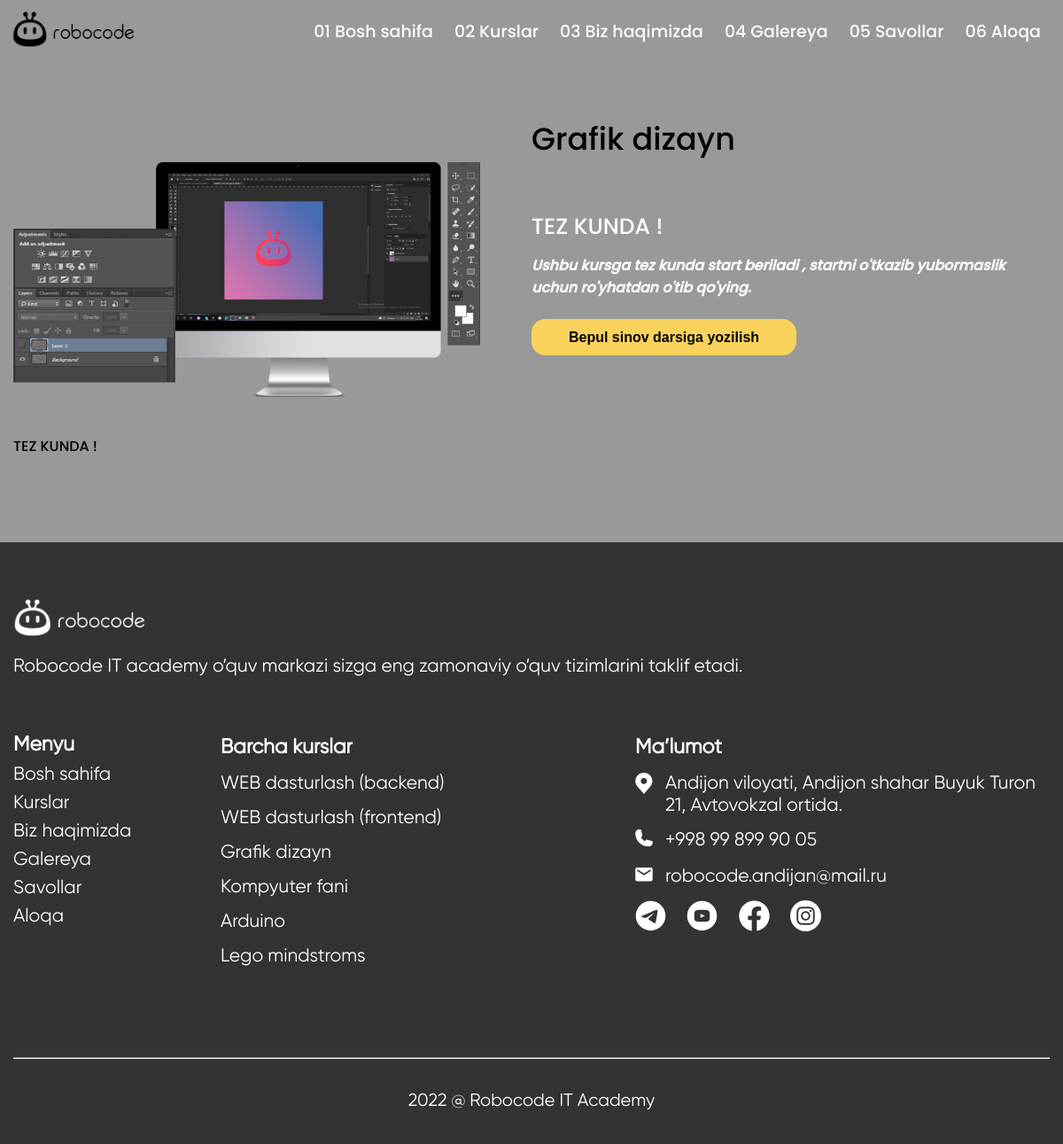
The app's page /course/grafik-dizayn/ with its own data.
### main/models.py (models this page shows, shortened)
class Course(models.Model):
    name = models.CharField("Kurs nomi", max_length=100)
    slug = models.SlugField()
    img = models.ImageField(upload_to="courses/")
    sub_title = models.CharField("Kurs nomi pasiga so'z ixtiyoriy", max_length=100, blank=True)
    about1 = RichTextField("Kurs haqida 1")
    about2 = RichTextField("Kurs haqida 2 ixtiyoriy", blank=True)
    to_students_title = models.CharField("O'quvchilar uchun matn sarlavhasi ixtiyoriy", max_length=100, blank=True)
    to_students_text = RichTextField("O'quvchilar uchun matn asosiy ixtiyoriy", blank=True)
    course_date = models.CharField("Kurs davom etish vaqti", max_length=200)
    date = models.DateTimeField(auto_now_add=True)
    class Meta:
        ordering = ['-id']

### main/views.py (the view)
# urls.py: path('course/<slug:slug>/', views.detail, name="detail"),
def detail(request, slug):
    context = {
        "course": Course.objects.get(slug=slug),
    }
    return render(request, 'detail.html', context)

### main/context_pro.py (called while the page is built)
def course(request):
    context = {
        "courses": Course.objects.all()
    }
    return context

### templates/detail.html (shortened to what this page needs)
{% extends 'base/base.html' %}
{% block link %}
<link rel="stylesheet" type="text/css" href="/static/css/main/detail/detail.css">
{% endblock %}
{% block content %}
<main>
    <article class="detail_course">
        <section class="container_lg">
            <div class="corse_title">
                <p>{{course.name}}</p>
            </div>
            <div class="course_container">
                <div class="course_img">
                    <a>
                        <img src="{{course.img.url}}" alt="{{course.name}}">
                    </a>
                </div>
                <div class="course_texts">
                    <div class="course_sub_titile course_text_size2">
                        <p>{{course.sub_title|safe}}</p>
                    </div>
                    <div class="about_course course_text_size1">
                        <p>
                            {{course.about1|safe}}
                        </p>
                    </div>
                    <div class="sign_up_btn">
                        <a onclick="openModal()">
                            <button class="course_text_size1">Bepul sinov darsiga yozilish</button>
                        </a>
                    </div>
                </div>
            </div>
            <div class="about_sub_block">
                <div class="course_date course_text_size1">
                    <p>
                        {{course.course_date|safe}}
                    </p>
                </div>
            </div>
        </section>
    </article>
</main>
{% endblock %}

### templates/base/base.html (shortened to what this page needs)
{% load static %}
<!DOCTYPE html>
<html lang="en">
<head>
	<link rel="stylesheet" type="text/css" href="/static/css/custom/custom.css">
	{% block link %}
	{% endblock %}
</head>
<body>
	<header>
		<section class="section_navbar">
			<div class="container_lg height-100">
				<nav class="navbar">
					<div class="navbar_left">
						<div class="robocode_logo">
							<a href="{% url 'main:home' %}">
								<img src="/static/images/mainpage/header/robocode.png" alt="">
							</a>
						</div>
					</div>
					<div class="navbar_right">
						<ul>
							<li>
								<a href="{% url 'main:home' %}">01 Bosh sahifa</a>
							</li>
							<li>
								<a href="{% url 'main:home' %}#courses">02 Kurslar</a>
							</li>
							<li>
								<a href="{% url 'main:home' %}#robocode_gr">03 Biz haqimizda</a>
							</li>
							<li>
								<a href="{% url 'main:gallery' %}">04 Galereya</a>
							</li>
							<li>
								<a href="{% url 'main:home' %}#asks">05 Savollar</a>
							</li>
							<li>
								<a href="{% url 'main:home' %}#connect">06 Aloqa</a>
							</li>
						</ul>
					</div>
				</nav>
			</div>
		</section>
	</header>
	{% block content %}
	{% endblock %}
	<footer>
		<article class="footer_article" id="connect">
			<section class="section_foooter">
				<div class="container_lg">
					<nav class="footer_nav">
						<div class="footer_nav_fields footer_logo_fields">
							<div class="footer_nav_logo">
								<a href="{% url 'main:home' %}">
									<img src="/static/images/mainpage/main/logo_footer.png" alt="">
								</a>
							</div>
							<div class="footer_nav_text">
								<p>
									Robocode IT academy o’quv markazi sizga eng zamonaviy o’quv tizimlarini taklif etadi.
								</p>
							</div>
						</div>
						<div class="footer_nav_fields">
							<ul>
								<li>
									<a>Menyu</a>
								</li>
								<li>
									<a href="{% url 'main:home' %}">Bosh sahifa</a>
								</li>
								<li>
									<a href="{% url 'main:home' %}#courses">Kurslar</a>
								</li>
								<li>
									<a href="{% url 'main:home' %}#robocode_gr">Biz haqimizda</a>
								</li>
								<li>
									<a href="{% url 'main:gallery' %}">
										Galereya
									</a>
								</li>
								<li>
									<a href="{% url 'main:home' %}#asks">
										Savollar
									</a>
								</li>
								<li>
									<a href="#connect">
										Aloqa
									</a>
								</li>
							</ul>
						</div>
						<div class="footer_nav_fields">
							<ul>
								<li>
									<a>Barcha kurslar</a>
								</li>
								{% for course in courses %}
									<li>
										<a href="{% url 'main:detail' course.slug %}">{{course.name}}</a>
									</li>
								{% endfor %}
							</ul>
						</div>
						<div class="footer_nav_fields">
							<ul>
								<li>
									<a>
										<span>Ma’lumot</span>
									</a>
								</li>
								<li>
									<a href="https://goo.gl/maps/sy5vBi25ZbkewAb67" target="_blank">
										<span>
										</span>
										<span>Andijon viloyati, Andijon shahar Buyuk Turon 21, Avtovokzal ortida.</span>
									</a>
								</li>
								<li>
									<a href="tel:+998 99 899 90 05">
										<span>
										</span>
										<span>+998 99 899 90 05</span>
									</a>
								</li>
								<li>
									<a href="mailto:robocode.andijan@mail.ru">
										<span>
										</span>
										<span>robocode.andijan@mail.ru</span>
									</a>
								</li>
								<li class="f_field_social">
									<a href="https://t.me/robocode_andijan" target="_blank">
									</a>
									<a href="https://www.youtube.com/results?search_query=robocode" target="_blank">
									</a>
									<a href="https://www.facebook.com/robocode.andijan/" target="_blank">
									</a>
									<a href="https://www.instagram.com/robocode.uz/" target="_blank">
									</a>
								</li>
							</ul>
						</div>
					</nav>
					<hr style="margin-top:8%;">
					<div class="text-center" style="color:#FFF; font-family:gilroy; font-size:20px; margin-top:3%;">
						<p>2022 @ Robocode IT Academy</p>
					</div>
				</div>
			</section>
		</article>
	</footer>
</body>
</html>

### staticfiles/css/custom/custom.css (style rules this page uses)
html { scroll-behavior: smooth; }
body { width:100%; height:auto; background-color:#999999; }
* { box-sizing: border-box; }
body,header,main,footer,section,div { width:100%; height:auto; }
body,h1,h2,h3,h4,h5,h6,p,section,div { margin:0 ; padding:0; }
button,input,select { outline:none; cursor: pointer; }
a { cursor: pointer; text-decoration: none; color: inherit; }
ul,li { margin:0; padding:0; list-style: none; }
.container_lg, .container_md, .container_sm { width: 100%; padding-left: 15px; padding-right: 15px; margin-left: auto; margin-right: auto; height: auto; }
.height-100 { height: 100%; }
.section_navbar { width:100%; height:70px; background-color: #999999; transition-property: top; transition-duration: 0.8s; transition-timing-function: ease; z-index:2 !important; }
.navbar { display: flex; justify-content: space-between; align-items: center; height: 100%; }
.navbar_left,.navbar_right { width: auto; }
.robocode_logo a img { width:150px; margin-left:-5%; transition-property: transform; transition-duration: 0.5s; transition-timing-function: ease; }
.navbar_right ul li { display: inline-block; color: white; font-family: robocode; font-size:20px; transition-property: color; transition-duration:0.5s; transition-timing-function: ease; }
.navbar_right ul li a { padding:8px 12px; }
.footer_article { background-color: #333333; padding: 5% 0% 3% 0%; margin-top:5%; }
.footer_nav { display: flex; }
.footer_nav_logo a img { width:150px; }
.footer_nav_text { padding-right: 20%; }
.footer_nav_text { margin-top: 3%; }
.footer_nav_fields { font-family: gilroy; color: #fff; font-size: 21px; }
.footer_nav_fields:nth-child(1) { width:30%; }
.footer_nav_fields:nth-child(2) { width:15%; }
.footer_nav_fields:nth-child(3) { width:25%; }
.footer_nav_fields:nth-child(4) { width:30%; }
.footer_nav_fields ul li:nth-child(1) { font-weight: bolder; font-size:23px; }
.footer_nav_fields ul li a { padding:3% 0%; display: flex; }
.footer_nav_fields ul li a span:nth-child(1) { padding-right:3%; }
.footer_nav_fields ul li a svg { width:20px; }
.f_field_social { display: flex; }
.f_field_social a { width: auto; padding-right: 5% !important; }
.f_field_social a svg { width: 35px !important; }
.text-center { text-align: center; }
@media (max-width: 1300px) { .navbar_right ul li { font-size:19px; } }
@media (max-width: 1300px) { .navbar_right ul li a { padding:7px 10px; } }
@media (max-width: 1300px) { .footer_nav { flex-wrap: wrap; } }
@media (max-width: 1300px) { .footer_nav_fields:nth-child(1) { width:100%; margin-bottom: 5%; } }
@media (max-width: 1300px) { .footer_nav_fields:nth-child(2) { width:20%; } }
@media (max-width: 1300px) { .footer_nav_fields:nth-child(3) { width:40%; } }
@media (max-width: 1300px) { .footer_nav_fields:nth-child(4) { width:40%; } }
@media (max-width: 1300px) { .footer_nav_fields ul li a { padding:1.5% 0%; } }
@media (max-width: 1300px) { .footer_nav_text { padding-right: 0%; margin-top: 1%; } }
@media (min-width: 576px) { .container_lg { max-width: 720px; } }
@media (min-width: 768px) { .container_lg { max-width: 930px; } }
@media (min-width: 992px) { .container_lg { max-width: 1110px; } }
@media (min-width: 1200px) { .container_lg { max-width: 1300px; } }

### staticfiles/css/main/detail/detail.css (style rules this page uses)
.detail_course { padding:5% 0% 3% 0%; font-family: robocode; }
.corse_title { width: 50%; float: right; font-size: 45px; }
.course_container { display: flex; align-items: center; }
.course_img,.course_texts { width: 50%; color:#fff; }
.course_img { padding-right: 5%; }
.course_img a img { width: 100%; }
.about_course { margin:2% 0% 4% 0%; }
.sign_up_btn a button { border: none; padding:1.8% 7%; background-color: #F8D25A; color:#000; border-radius:15px; border:1px solid #F8D25A; font-weight: bolder; transition-property:background-color,border, color; transition-duration:0.5s; transition-timing-function: ease; }
.about_sub_block { margin-top:3%; }
.course_date { margin-top:3%; }
.course_text_size1 { font-size:18px; }
.course_text_size2 { font-size:30px; }
@media (max-width: 1300px) { .corse_title { font-size:35px; } }
@media (max-width: 1300px) { .course_text_size1 { font-size:16px; } }
@media (max-width: 1300px) { .course_text_size2 { font-size:25px; } }

### records on screen
Course: name "Grafik dizayn", img (picture), sub_title "TEZ KUNDA !", about1 "Ushbu kursga tez kunda start beriladi , startni o'tkazib yubormaslik uchun ro'yhatdan o'tib qo'ying.", course_date "TEZ KUNDA !"
Course: name "WEB dasturlash (backend)"
Course: name "WEB dasturlash (frontend)"
Course: name "Kompyuter fani"
Course: name "Arduino"
Course: name "Lego mindstroms"
